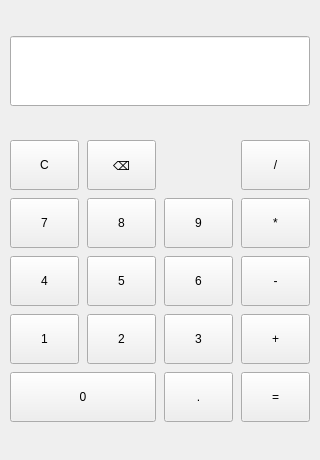
<?xml version="1.0" encoding="UTF-8"?>
<ui version="4.0">
 <class>MainWindow</class>
 <widget class="QMainWindow" name="MainWindow">
  <property name="geometry">
   <rect>
    <x>0</x>
    <y>0</y>
    <width>320</width>
    <height>460</height>
   </rect>
  </property>
  <property name="minimumSize">
   <size>
    <width>300</width>
    <height>420</height>
   </size>
  </property>
  <property name="windowTitle">
   <string>计算器</string>
  </property>
  <widget class="QWidget" name="centralWidget">
   <layout class="QVBoxLayout" name="verticalLayout">
    <property name="spacing">
     <number>8</number>
    </property>
    <property name="leftMargin">
     <number>10</number>
    </property>
    <property name="topMargin">
     <number>10</number>
    </property>
    <property name="rightMargin">
     <number>10</number>
    </property>
    <property name="bottomMargin">
     <number>10</number>
    </property>
    <item>
     <widget class="QLineEdit" name="display">
      <property name="minimumSize">
       <size>
        <width>0</width>
        <height>70</height>
       </size>
      </property>
      <property name="font">
       <font>
        <pointsize>26</pointsize>
        <bold>true</bold>
       </font>
      </property>
      <property name="alignment">
       <set>Qt::AlignRight|Qt::AlignTrailing|Qt::AlignVCenter</set>
      </property>
      <property name="readOnly">
       <bool>true</bool>
      </property>
     </widget>
    </item>
    <item>
     <layout class="QGridLayout" name="gridLayout">
      <property name="horizontalSpacing">
       <number>8</number>
      </property>
      <property name="verticalSpacing">
       <number>8</number>
      </property>
      <item row="0" column="0">
       <widget class="QPushButton" name="btnClear">
        <property name="minimumSize">
         <size>
          <width>0</width>
          <height>50</height>
         </size>
        </property>
        <property name="text">
         <string>C</string>
        </property>
       </widget>
      </item>
      <item row="0" column="1">
       <widget class="QPushButton" name="btnBackspace">
        <property name="minimumSize">
         <size>
          <width>0</width>
          <height>50</height>
         </size>
        </property>
        <property name="text">
         <string>⌫</string>
        </property>
       </widget>
      </item>
      <item row="0" column="3">
       <widget class="QPushButton" name="btnDiv">
        <property name="minimumSize">
         <size>
          <width>0</width>
          <height>50</height>
         </size>
        </property>
        <property name="text">
         <string>/</string>
        </property>
       </widget>
      </item>
      <item row="1" column="0">
       <widget class="QPushButton" name="btn7">
        <property name="minimumSize">
         <size>
          <width>0</width>
          <height>50</height>
         </size>
        </property>
        <property name="text">
         <string>7</string>
        </property>
       </widget>
      </item>
      <item row="1" column="1">
       <widget class="QPushButton" name="btn8">
        <property name="minimumSize">
         <size>
          <width>0</width>
          <height>50</height>
         </size>
        </property>
        <property name="text">
         <string>8</string>
        </property>
       </widget>
      </item>
      <item row="1" column="2">
       <widget class="QPushButton" name="btn9">
        <property name="minimumSize">
         <size>
          <width>0</width>
          <height>50</height>
         </size>
        </property>
        <property name="text">
         <string>9</string>
        </property>
       </widget>
      </item>
      <item row="1" column="3">
       <widget class="QPushButton" name="btnMul">
        <property name="minimumSize">
         <size>
          <width>0</width>
          <height>50</height>
         </size>
        </property>
        <property name="text">
         <string>*</string>
        </property>
       </widget>
      </item>
      <item row="2" column="0">
       <widget class="QPushButton" name="btn4">
        <property name="minimumSize">
         <size>
          <width>0</width>
          <height>50</height>
         </size>
        </property>
        <property name="text">
         <string>4</string>
        </property>
       </widget>
      </item>
      <item row="2" column="1">
       <widget class="QPushButton" name="btn5">
        <property name="minimumSize">
         <size>
          <width>0</width>
          <height>50</height>
         </size>
        </property>
        <property name="text">
         <string>5</string>
        </property>
       </widget>
      </item>
      <item row="2" column="2">
       <widget class="QPushButton" name="btn6">
        <property name="minimumSize">
         <size>
          <width>0</width>
          <height>50</height>
         </size>
        </property>
        <property name="text">
         <string>6</string>
        </property>
       </widget>
      </item>
      <item row="2" column="3">
       <widget class="QPushButton" name="btnSub">
        <property name="minimumSize">
         <size>
          <width>0</width>
          <height>50</height>
         </size>
        </property>
        <property name="text">
         <string>-</string>
        </property>
       </widget>
      </item>
      <item row="3" column="0">
       <widget class="QPushButton" name="btn1">
        <property name="minimumSize">
         <size>
          <width>0</width>
          <height>50</height>
         </size>
        </property>
        <property name="text">
         <string>1</string>
        </property>
       </widget>
      </item>
      <item row="3" column="1">
       <widget class="QPushButton" name="btn2">
        <property name="minimumSize">
         <size>
          <width>0</width>
          <height>50</height>
         </size>
        </property>
        <property name="text">
         <string>2</string>
        </property>
       </widget>
      </item>
      <item row="3" column="2">
       <widget class="QPushButton" name="btn3">
        <property name="minimumSize">
         <size>
          <width>0</width>
          <height>50</height>
         </size>
        </property>
        <property name="text">
         <string>3</string>
        </property>
       </widget>
      </item>
      <item row="3" column="3">
       <widget class="QPushButton" name="btnAdd">
        <property name="minimumSize">
         <size>
          <width>0</width>
          <height>50</height>
         </size>
        </property>
        <property name="text">
         <string>+</string>
        </property>
       </widget>
      </item>
      <item row="4" column="0" colspan="2">
       <widget class="QPushButton" name="btn0">
        <property name="minimumSize">
         <size>
          <width>0</width>
          <height>50</height>
         </size>
        </property>
        <property name="text">
         <string>0</string>
        </property>
       </widget>
      </item>
      <item row="4" column="2">
       <widget class="QPushButton" name="btnDot">
        <property name="minimumSize">
         <size>
          <width>0</width>
          <height>50</height>
         </size>
        </property>
        <property name="text">
         <string>.</string>
        </property>
       </widget>
      </item>
      <item row="4" column="3">
       <widget class="QPushButton" name="btnEquals">
        <property name="minimumSize">
         <size>
          <width>0</width>
          <height>50</height>
         </size>
        </property>
        <property name="text">
         <string>=</string>
        </property>
       </widget>
      </item>
     </layout>
    </item>
   </layout>
  </widget>
 </widget>
 <resources/>
 <connections/>
</ui>
